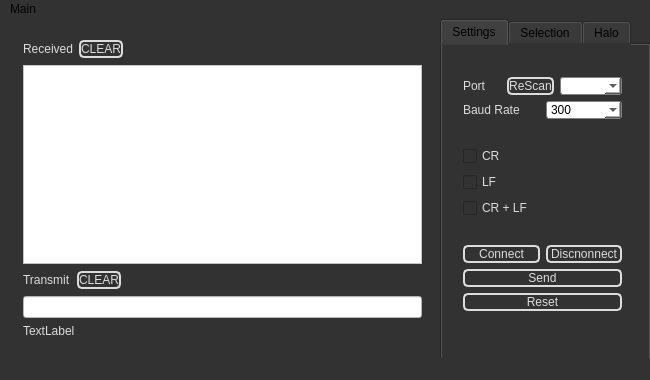
<?xml version="1.0" encoding="UTF-8"?>
<ui version="4.0">
 <class>QtTerm_v2Class</class>
 <widget class="QMainWindow" name="QtTerm_v2Class">
  <property name="windowModality">
   <enum>Qt::NonModal</enum>
  </property>
  <property name="enabled">
   <bool>true</bool>
  </property>
  <property name="geometry">
   <rect>
    <x>0</x>
    <y>0</y>
    <width>650</width>
    <height>380</height>
   </rect>
  </property>
  <property name="sizePolicy">
   <sizepolicy hsizetype="Preferred" vsizetype="Preferred">
    <horstretch>0</horstretch>
    <verstretch>0</verstretch>
   </sizepolicy>
  </property>
  <property name="minimumSize">
   <size>
    <width>650</width>
    <height>380</height>
   </size>
  </property>
  <property name="maximumSize">
   <size>
    <width>650</width>
    <height>380</height>
   </size>
  </property>
  <property name="font">
   <font>
    <weight>50</weight>
    <italic>false</italic>
    <bold>false</bold>
   </font>
  </property>
  <property name="windowTitle">
   <string>QtTerm_v2</string>
  </property>
  <property name="windowOpacity">
   <double>1.000000000000000</double>
  </property>
  <property name="styleSheet">
   <string notr="true">QWidget{
	background: #323232;
}

QPushButton{
	background: transparent;
	color: #dcdcdc;
	border: 2px solid #dcdcdc;
	border-radius: 5px;
}

QPushButton:hover{
	background: rgba(200,200,200,50);
}
QCheckBox{
	color: #dcdcdc;
}
QLabel{
	color: #dcdcdc;
}
QComboBox{

	color: #white;
	background: white;
 	border: 1px solid gray;
    border-radius: 3px;
}
QComboBox QListView
{
    border-style: none;
    background-color: grey
}


QPlainTextEdit{
	background: white;
}
QTextEdit{
	background: white;
}
QLineEdit{
	background: white;
}</string>
  </property>
  <property name="tabShape">
   <enum>QTabWidget::Rounded</enum>
  </property>
  <property name="dockOptions">
   <set>QMainWindow::AllowTabbedDocks|QMainWindow::AnimatedDocks</set>
  </property>
  <widget class="QWidget" name="centralWidget">
   <widget class="QTabWidget" name="tabWidget">
    <property name="enabled">
     <bool>true</bool>
    </property>
    <property name="geometry">
     <rect>
      <x>440</x>
      <y>0</y>
      <width>211</width>
      <height>341</height>
     </rect>
    </property>
    <property name="minimumSize">
     <size>
      <width>16</width>
      <height>16</height>
     </size>
    </property>
    <property name="currentIndex">
     <number>0</number>
    </property>
    <widget class="QWidget" name="tab">
     <attribute name="title">
      <string>Settings</string>
     </attribute>
     <widget class="QWidget" name="layoutWidget_2">
      <property name="geometry">
       <rect>
        <x>10</x>
        <y>0</y>
        <width>181</width>
        <height>301</height>
       </rect>
      </property>
      <layout class="QVBoxLayout" name="verticalLayout_4">
       <item>
        <layout class="QVBoxLayout" name="verticalLayout_3">
         <item>
          <layout class="QHBoxLayout" name="horizontalLayout">
           <item>
            <widget class="QLabel" name="label_3">
             <property name="text">
              <string>Port</string>
             </property>
            </widget>
           </item>
           <item>
            <widget class="QPushButton" name="ReScanButton">
             <property name="text">
              <string>ReScan</string>
             </property>
            </widget>
           </item>
           <item>
            <widget class="QComboBox" name="portName"/>
           </item>
          </layout>
         </item>
         <item>
          <layout class="QHBoxLayout" name="horizontalLayout_3">
           <item>
            <widget class="QLabel" name="label_4">
             <property name="text">
              <string>Baud Rate</string>
             </property>
            </widget>
           </item>
           <item>
            <widget class="QComboBox" name="baudBox">
             <item>
              <property name="text">
               <string>300</string>
              </property>
             </item>
             <item>
              <property name="text">
               <string>600</string>
              </property>
             </item>
             <item>
              <property name="text">
               <string>1200</string>
              </property>
             </item>
             <item>
              <property name="text">
               <string>4800</string>
              </property>
             </item>
             <item>
              <property name="text">
               <string>9600</string>
              </property>
             </item>
             <item>
              <property name="text">
               <string>14400</string>
              </property>
             </item>
             <item>
              <property name="text">
               <string>19200</string>
              </property>
             </item>
             <item>
              <property name="text">
               <string>28800</string>
              </property>
             </item>
             <item>
              <property name="text">
               <string>57600</string>
              </property>
             </item>
             <item>
              <property name="text">
               <string>115200</string>
              </property>
             </item>
            </widget>
           </item>
          </layout>
         </item>
        </layout>
       </item>
       <item>
        <layout class="QVBoxLayout" name="verticalLayout">
         <item>
          <widget class="QCheckBox" name="checkBoxCR">
           <property name="text">
            <string>CR</string>
           </property>
          </widget>
         </item>
         <item>
          <widget class="QCheckBox" name="checkBoxLF">
           <property name="text">
            <string>LF</string>
           </property>
          </widget>
         </item>
         <item>
          <widget class="QCheckBox" name="checkBoxCRLF">
           <property name="text">
            <string>CR + LF</string>
           </property>
          </widget>
         </item>
        </layout>
       </item>
       <item>
        <layout class="QVBoxLayout" name="verticalLayout_2">
         <item>
          <layout class="QHBoxLayout" name="horizontalLayout_2">
           <item>
            <widget class="QPushButton" name="connectButton">
             <property name="text">
              <string>Connect</string>
             </property>
            </widget>
           </item>
           <item>
            <widget class="QPushButton" name="disconnectButton">
             <property name="text">
              <string>Discnonnect</string>
             </property>
            </widget>
           </item>
          </layout>
         </item>
         <item>
          <widget class="QPushButton" name="sendButton">
           <property name="text">
            <string>Send</string>
           </property>
          </widget>
         </item>
         <item>
          <widget class="QPushButton" name="resetButton">
           <property name="text">
            <string>Reset</string>
           </property>
          </widget>
         </item>
        </layout>
       </item>
      </layout>
     </widget>
    </widget>
    <widget class="QWidget" name="tab_2">
     <attribute name="title">
      <string>Selection</string>
     </attribute>
     <widget class="QWidget" name="layoutWidget">
      <property name="geometry">
       <rect>
        <x>10</x>
        <y>10</y>
        <width>181</width>
        <height>296</height>
       </rect>
      </property>
      <layout class="QVBoxLayout" name="verticalLayout_22">
       <item>
        <layout class="QVBoxLayout" name="verticalLayout_10">
         <item>
          <layout class="QHBoxLayout" name="horizontalLayout_9">
           <item>
            <layout class="QVBoxLayout" name="verticalLayout_6">
             <item>
              <widget class="QCheckBox" name="cb_led1">
               <property name="text">
                <string>LED 1</string>
               </property>
              </widget>
             </item>
             <item>
              <widget class="QCheckBox" name="cb_led2">
               <property name="text">
                <string>LED 2</string>
               </property>
              </widget>
             </item>
             <item>
              <widget class="QCheckBox" name="cb_led3">
               <property name="text">
                <string>LED 3</string>
               </property>
              </widget>
             </item>
             <item>
              <widget class="QCheckBox" name="cb_led4">
               <property name="text">
                <string>LED 4</string>
               </property>
              </widget>
             </item>
            </layout>
           </item>
           <item>
            <layout class="QVBoxLayout" name="verticalLayout_7">
             <item>
              <widget class="QSlider" name="sl_led1">
               <property name="maximum">
                <number>4065</number>
               </property>
               <property name="pageStep">
                <number>100</number>
               </property>
               <property name="orientation">
                <enum>Qt::Horizontal</enum>
               </property>
              </widget>
             </item>
             <item>
              <widget class="QSlider" name="sl_led2">
               <property name="maximum">
                <number>4065</number>
               </property>
               <property name="pageStep">
                <number>100</number>
               </property>
               <property name="orientation">
                <enum>Qt::Horizontal</enum>
               </property>
              </widget>
             </item>
             <item>
              <widget class="QSlider" name="sl_led3">
               <property name="maximum">
                <number>4065</number>
               </property>
               <property name="pageStep">
                <number>100</number>
               </property>
               <property name="orientation">
                <enum>Qt::Horizontal</enum>
               </property>
              </widget>
             </item>
             <item>
              <widget class="QSlider" name="sl_led4">
               <property name="maximum">
                <number>4065</number>
               </property>
               <property name="pageStep">
                <number>100</number>
               </property>
               <property name="orientation">
                <enum>Qt::Horizontal</enum>
               </property>
              </widget>
             </item>
            </layout>
           </item>
          </layout>
         </item>
         <item>
          <layout class="QHBoxLayout" name="horizontalLayout_10">
           <item>
            <layout class="QVBoxLayout" name="verticalLayout_8">
             <item>
              <widget class="QCheckBox" name="cb_led5">
               <property name="text">
                <string>LED 5</string>
               </property>
              </widget>
             </item>
             <item>
              <widget class="QCheckBox" name="cb_led6">
               <property name="text">
                <string>LED 6</string>
               </property>
              </widget>
             </item>
             <item>
              <widget class="QCheckBox" name="cb_led7">
               <property name="text">
                <string>LED 7</string>
               </property>
              </widget>
             </item>
             <item>
              <widget class="QCheckBox" name="cb_led8">
               <property name="text">
                <string>LED 8</string>
               </property>
              </widget>
             </item>
            </layout>
           </item>
           <item>
            <layout class="QVBoxLayout" name="verticalLayout_9">
             <item>
              <widget class="QSlider" name="sl_led5">
               <property name="maximum">
                <number>4065</number>
               </property>
               <property name="pageStep">
                <number>100</number>
               </property>
               <property name="orientation">
                <enum>Qt::Horizontal</enum>
               </property>
              </widget>
             </item>
             <item>
              <widget class="QSlider" name="sl_led6">
               <property name="maximum">
                <number>4065</number>
               </property>
               <property name="pageStep">
                <number>100</number>
               </property>
               <property name="orientation">
                <enum>Qt::Horizontal</enum>
               </property>
              </widget>
             </item>
             <item>
              <widget class="QSlider" name="sl_led7">
               <property name="maximum">
                <number>4065</number>
               </property>
               <property name="pageStep">
                <number>100</number>
               </property>
               <property name="orientation">
                <enum>Qt::Horizontal</enum>
               </property>
              </widget>
             </item>
             <item>
              <widget class="QSlider" name="sl_led8">
               <property name="maximum">
                <number>4065</number>
               </property>
               <property name="pageStep">
                <number>100</number>
               </property>
               <property name="orientation">
                <enum>Qt::Horizontal</enum>
               </property>
              </widget>
             </item>
            </layout>
           </item>
          </layout>
         </item>
        </layout>
       </item>
       <item>
        <layout class="QVBoxLayout" name="verticalLayout_11">
         <item>
          <widget class="QLabel" name="label_8">
           <property name="text">
            <string>Polarisation</string>
           </property>
          </widget>
         </item>
         <item>
          <widget class="QSlider" name="poly_all">
           <property name="maximum">
            <number>255</number>
           </property>
           <property name="singleStep">
            <number>5</number>
           </property>
           <property name="pageStep">
            <number>20</number>
           </property>
           <property name="orientation">
            <enum>Qt::Horizontal</enum>
           </property>
          </widget>
         </item>
         <item>
          <widget class="QLabel" name="label_9">
           <property name="text">
            <string>without Polarisation</string>
           </property>
          </widget>
         </item>
         <item>
          <widget class="QSlider" name="nonpoly_all">
           <property name="maximum">
            <number>255</number>
           </property>
           <property name="singleStep">
            <number>5</number>
           </property>
           <property name="pageStep">
            <number>20</number>
           </property>
           <property name="orientation">
            <enum>Qt::Horizontal</enum>
           </property>
          </widget>
         </item>
        </layout>
       </item>
      </layout>
     </widget>
    </widget>
    <widget class="QWidget" name="tab_3">
     <attribute name="title">
      <string>Halo</string>
     </attribute>
     <widget class="QLabel" name="pic_Ringlicht">
      <property name="geometry">
       <rect>
        <x>0</x>
        <y>60</y>
        <width>211</width>
        <height>201</height>
       </rect>
      </property>
      <property name="inputMethodHints">
       <set>Qt::ImhNone</set>
      </property>
      <property name="frameShadow">
       <enum>QFrame::Plain</enum>
      </property>
      <property name="text">
       <string/>
      </property>
      <property name="pixmap">
       <pixmap>../ring.png</pixmap>
      </property>
      <property name="scaledContents">
       <bool>true</bool>
      </property>
     </widget>
     <widget class="QPushButton" name="but_LED_1">
      <property name="enabled">
       <bool>true</bool>
      </property>
      <property name="geometry">
       <rect>
        <x>120</x>
        <y>60</y>
        <width>16</width>
        <height>16</height>
       </rect>
      </property>
      <property name="sizePolicy">
       <sizepolicy hsizetype="Fixed" vsizetype="Fixed">
        <horstretch>0</horstretch>
        <verstretch>0</verstretch>
       </sizepolicy>
      </property>
      <property name="minimumSize">
       <size>
        <width>16</width>
        <height>16</height>
       </size>
      </property>
      <property name="maximumSize">
       <size>
        <width>16</width>
        <height>16</height>
       </size>
      </property>
      <property name="text">
       <string/>
      </property>
      <property name="icon">
       <iconset>
        <normaloff>../off.png</normaloff>
        <normalon>../on.png</normalon>../off.png</iconset>
      </property>
      <property name="checkable">
       <bool>true</bool>
      </property>
      <property name="autoRepeat">
       <bool>false</bool>
      </property>
      <property name="autoExclusive">
       <bool>false</bool>
      </property>
     </widget>
     <widget class="QPushButton" name="but_LED_2">
      <property name="enabled">
       <bool>true</bool>
      </property>
      <property name="geometry">
       <rect>
        <x>180</x>
        <y>90</y>
        <width>16</width>
        <height>16</height>
       </rect>
      </property>
      <property name="sizePolicy">
       <sizepolicy hsizetype="Fixed" vsizetype="Fixed">
        <horstretch>0</horstretch>
        <verstretch>0</verstretch>
       </sizepolicy>
      </property>
      <property name="minimumSize">
       <size>
        <width>16</width>
        <height>16</height>
       </size>
      </property>
      <property name="maximumSize">
       <size>
        <width>16</width>
        <height>16</height>
       </size>
      </property>
      <property name="text">
       <string/>
      </property>
      <property name="icon">
       <iconset>
        <normaloff>../off.png</normaloff>
        <normalon>../on.png</normalon>../off.png</iconset>
      </property>
      <property name="checkable">
       <bool>true</bool>
      </property>
     </widget>
     <widget class="QPushButton" name="but_LED_3">
      <property name="geometry">
       <rect>
        <x>190</x>
        <y>170</y>
        <width>16</width>
        <height>16</height>
       </rect>
      </property>
      <property name="sizePolicy">
       <sizepolicy hsizetype="Fixed" vsizetype="Fixed">
        <horstretch>0</horstretch>
        <verstretch>0</verstretch>
       </sizepolicy>
      </property>
      <property name="minimumSize">
       <size>
        <width>16</width>
        <height>16</height>
       </size>
      </property>
      <property name="maximumSize">
       <size>
        <width>16</width>
        <height>16</height>
       </size>
      </property>
      <property name="text">
       <string/>
      </property>
      <property name="icon">
       <iconset>
        <normaloff>../off.png</normaloff>
        <normalon>../on.png</normalon>../off.png</iconset>
      </property>
      <property name="checkable">
       <bool>true</bool>
      </property>
     </widget>
     <widget class="QPushButton" name="but_LED_4">
      <property name="geometry">
       <rect>
        <x>170</x>
        <y>230</y>
        <width>16</width>
        <height>16</height>
       </rect>
      </property>
      <property name="sizePolicy">
       <sizepolicy hsizetype="Fixed" vsizetype="Fixed">
        <horstretch>0</horstretch>
        <verstretch>0</verstretch>
       </sizepolicy>
      </property>
      <property name="minimumSize">
       <size>
        <width>16</width>
        <height>16</height>
       </size>
      </property>
      <property name="maximumSize">
       <size>
        <width>16</width>
        <height>16</height>
       </size>
      </property>
      <property name="text">
       <string/>
      </property>
      <property name="icon">
       <iconset>
        <normaloff>../off.png</normaloff>
        <normalon>../on.png</normalon>../off.png</iconset>
      </property>
      <property name="checkable">
       <bool>true</bool>
      </property>
     </widget>
     <widget class="QPushButton" name="but_LED_5">
      <property name="geometry">
       <rect>
        <x>80</x>
        <y>250</y>
        <width>16</width>
        <height>16</height>
       </rect>
      </property>
      <property name="sizePolicy">
       <sizepolicy hsizetype="Fixed" vsizetype="Fixed">
        <horstretch>0</horstretch>
        <verstretch>0</verstretch>
       </sizepolicy>
      </property>
      <property name="minimumSize">
       <size>
        <width>16</width>
        <height>16</height>
       </size>
      </property>
      <property name="maximumSize">
       <size>
        <width>16</width>
        <height>16</height>
       </size>
      </property>
      <property name="text">
       <string/>
      </property>
      <property name="icon">
       <iconset>
        <normaloff>../off.png</normaloff>
        <normalon>../on.png</normalon>../off.png</iconset>
      </property>
      <property name="checkable">
       <bool>true</bool>
      </property>
     </widget>
     <widget class="QPushButton" name="but_LED_6">
      <property name="geometry">
       <rect>
        <x>10</x>
        <y>210</y>
        <width>16</width>
        <height>16</height>
       </rect>
      </property>
      <property name="sizePolicy">
       <sizepolicy hsizetype="Fixed" vsizetype="Fixed">
        <horstretch>0</horstretch>
        <verstretch>0</verstretch>
       </sizepolicy>
      </property>
      <property name="minimumSize">
       <size>
        <width>16</width>
        <height>16</height>
       </size>
      </property>
      <property name="maximumSize">
       <size>
        <width>16</width>
        <height>16</height>
       </size>
      </property>
      <property name="text">
       <string/>
      </property>
      <property name="icon">
       <iconset>
        <normaloff>../off.png</normaloff>
        <normalon>../on.png</normalon>../off.png</iconset>
      </property>
      <property name="checkable">
       <bool>true</bool>
      </property>
     </widget>
     <widget class="QPushButton" name="but_LED_7">
      <property name="geometry">
       <rect>
        <x>0</x>
        <y>130</y>
        <width>16</width>
        <height>16</height>
       </rect>
      </property>
      <property name="sizePolicy">
       <sizepolicy hsizetype="Fixed" vsizetype="Fixed">
        <horstretch>0</horstretch>
        <verstretch>0</verstretch>
       </sizepolicy>
      </property>
      <property name="minimumSize">
       <size>
        <width>16</width>
        <height>16</height>
       </size>
      </property>
      <property name="maximumSize">
       <size>
        <width>16</width>
        <height>16</height>
       </size>
      </property>
      <property name="text">
       <string/>
      </property>
      <property name="icon">
       <iconset>
        <normaloff>../off.png</normaloff>
        <normalon>../on.png</normalon>../off.png</iconset>
      </property>
      <property name="checkable">
       <bool>true</bool>
      </property>
     </widget>
     <widget class="QPushButton" name="but_LED_8">
      <property name="geometry">
       <rect>
        <x>40</x>
        <y>70</y>
        <width>16</width>
        <height>16</height>
       </rect>
      </property>
      <property name="sizePolicy">
       <sizepolicy hsizetype="Fixed" vsizetype="Fixed">
        <horstretch>0</horstretch>
        <verstretch>0</verstretch>
       </sizepolicy>
      </property>
      <property name="minimumSize">
       <size>
        <width>16</width>
        <height>16</height>
       </size>
      </property>
      <property name="maximumSize">
       <size>
        <width>16</width>
        <height>16</height>
       </size>
      </property>
      <property name="text">
       <string/>
      </property>
      <property name="icon">
       <iconset>
        <normaloff>../off.png</normaloff>
        <normalon>../on.png</normalon>../off.png</iconset>
      </property>
      <property name="checkable">
       <bool>true</bool>
      </property>
     </widget>
     <widget class="QLineEdit" name="line_LED_1">
      <property name="geometry">
       <rect>
        <x>120</x>
        <y>80</y>
        <width>31</width>
        <height>16</height>
       </rect>
      </property>
     </widget>
     <widget class="QLineEdit" name="line_LED_2">
      <property name="geometry">
       <rect>
        <x>170</x>
        <y>110</y>
        <width>31</width>
        <height>16</height>
       </rect>
      </property>
     </widget>
     <widget class="QLineEdit" name="line_LED_3">
      <property name="geometry">
       <rect>
        <x>170</x>
        <y>190</y>
        <width>31</width>
        <height>16</height>
       </rect>
      </property>
     </widget>
     <widget class="QLineEdit" name="line_LED_4">
      <property name="geometry">
       <rect>
        <x>160</x>
        <y>250</y>
        <width>31</width>
        <height>16</height>
       </rect>
      </property>
     </widget>
     <widget class="QLineEdit" name="line_LED_5">
      <property name="geometry">
       <rect>
        <x>80</x>
        <y>270</y>
        <width>31</width>
        <height>16</height>
       </rect>
      </property>
     </widget>
     <widget class="QLineEdit" name="line_LED_6">
      <property name="geometry">
       <rect>
        <x>10</x>
        <y>230</y>
        <width>31</width>
        <height>16</height>
       </rect>
      </property>
     </widget>
     <widget class="QLineEdit" name="line_LED_7">
      <property name="geometry">
       <rect>
        <x>0</x>
        <y>150</y>
        <width>31</width>
        <height>16</height>
       </rect>
      </property>
     </widget>
     <widget class="QLineEdit" name="line_LED_8">
      <property name="geometry">
       <rect>
        <x>40</x>
        <y>90</y>
        <width>31</width>
        <height>16</height>
       </rect>
      </property>
     </widget>
    </widget>
   </widget>
   <widget class="QWidget" name="layoutWidget">
    <property name="geometry">
     <rect>
      <x>12</x>
      <y>9</y>
      <width>421</width>
      <height>321</height>
     </rect>
    </property>
    <layout class="QVBoxLayout" name="verticalLayout_5">
     <item>
      <layout class="QHBoxLayout" name="horizontalLayout_4">
       <item>
        <widget class="QLabel" name="label">
         <property name="text">
          <string>Received</string>
         </property>
        </widget>
       </item>
       <item>
        <widget class="QPushButton" name="clearOutputButton">
         <property name="text">
          <string>CLEAR</string>
         </property>
        </widget>
       </item>
       <item>
        <spacer name="horizontalSpacer">
         <property name="orientation">
          <enum>Qt::Horizontal</enum>
         </property>
         <property name="sizeHint" stdset="0">
          <size>
           <width>298</width>
           <height>20</height>
          </size>
         </property>
        </spacer>
       </item>
      </layout>
     </item>
     <item>
      <widget class="QPlainTextEdit" name="outputBox">
       <property name="readOnly">
        <bool>true</bool>
       </property>
      </widget>
     </item>
     <item>
      <layout class="QHBoxLayout" name="horizontalLayout_5">
       <item>
        <widget class="QLabel" name="label_2">
         <property name="text">
          <string>Transmit</string>
         </property>
        </widget>
       </item>
       <item>
        <widget class="QPushButton" name="clearInputButton">
         <property name="text">
          <string>CLEAR</string>
         </property>
        </widget>
       </item>
       <item>
        <spacer name="horizontalSpacer_2">
         <property name="orientation">
          <enum>Qt::Horizontal</enum>
         </property>
         <property name="sizeHint" stdset="0">
          <size>
           <width>298</width>
           <height>20</height>
          </size>
         </property>
        </spacer>
       </item>
      </layout>
     </item>
     <item>
      <widget class="QLineEdit" name="inputBox"/>
     </item>
     <item>
      <widget class="QLabel" name="statusLabel">
       <property name="text">
        <string>TextLabel</string>
       </property>
      </widget>
     </item>
    </layout>
   </widget>
  </widget>
  <widget class="QMenuBar" name="menuBar">
   <property name="geometry">
    <rect>
     <x>0</x>
     <y>0</y>
     <width>650</width>
     <height>21</height>
    </rect>
   </property>
   <widget class="QMenu" name="menuMain">
    <property name="title">
     <string>Main</string>
    </property>
    <addaction name="actionQuit"/>
   </widget>
   <addaction name="menuMain"/>
  </widget>
  <widget class="QStatusBar" name="statusBar"/>
  <action name="actionQuit">
   <property name="text">
    <string>Quit</string>
   </property>
  </action>
 </widget>
 <layoutdefault spacing="6" margin="11"/>
 <tabstops>
  <tabstop>line_LED_1</tabstop>
  <tabstop>line_LED_2</tabstop>
  <tabstop>line_LED_3</tabstop>
  <tabstop>line_LED_4</tabstop>
  <tabstop>line_LED_5</tabstop>
  <tabstop>line_LED_6</tabstop>
  <tabstop>line_LED_7</tabstop>
  <tabstop>line_LED_8</tabstop>
  <tabstop>disconnectButton</tabstop>
  <tabstop>sendButton</tabstop>
  <tabstop>resetButton</tabstop>
  <tabstop>cb_led1</tabstop>
  <tabstop>cb_led2</tabstop>
  <tabstop>cb_led3</tabstop>
  <tabstop>cb_led4</tabstop>
  <tabstop>sl_led1</tabstop>
  <tabstop>sl_led2</tabstop>
  <tabstop>sl_led3</tabstop>
  <tabstop>sl_led4</tabstop>
  <tabstop>cb_led5</tabstop>
  <tabstop>cb_led6</tabstop>
  <tabstop>cb_led7</tabstop>
  <tabstop>cb_led8</tabstop>
  <tabstop>sl_led5</tabstop>
  <tabstop>sl_led6</tabstop>
  <tabstop>sl_led7</tabstop>
  <tabstop>sl_led8</tabstop>
  <tabstop>poly_all</tabstop>
  <tabstop>nonpoly_all</tabstop>
  <tabstop>clearOutputButton</tabstop>
  <tabstop>outputBox</tabstop>
  <tabstop>clearInputButton</tabstop>
  <tabstop>inputBox</tabstop>
  <tabstop>but_LED_1</tabstop>
  <tabstop>but_LED_2</tabstop>
  <tabstop>but_LED_3</tabstop>
  <tabstop>but_LED_4</tabstop>
  <tabstop>but_LED_5</tabstop>
  <tabstop>but_LED_6</tabstop>
  <tabstop>but_LED_7</tabstop>
  <tabstop>but_LED_8</tabstop>
  <tabstop>tabWidget</tabstop>
  <tabstop>ReScanButton</tabstop>
  <tabstop>portName</tabstop>
  <tabstop>baudBox</tabstop>
  <tabstop>checkBoxCR</tabstop>
  <tabstop>checkBoxLF</tabstop>
  <tabstop>checkBoxCRLF</tabstop>
  <tabstop>connectButton</tabstop>
 </tabstops>
 <resources>
  <include location="qtterm_v2.qrc"/>
 </resources>
 <connections>
  <connection>
   <sender>clearInputButton</sender>
   <signal>clicked(bool)</signal>
   <receiver>inputBox</receiver>
   <slot>clear()</slot>
   <hints>
    <hint type="sourcelabel">
     <x>95</x>
     <y>301</y>
    </hint>
    <hint type="destinationlabel">
     <x>88</x>
     <y>330</y>
    </hint>
   </hints>
  </connection>
  <connection>
   <sender>clearOutputButton</sender>
   <signal>clicked(bool)</signal>
   <receiver>outputBox</receiver>
   <slot>clear()</slot>
   <hints>
    <hint type="sourcelabel">
     <x>99</x>
     <y>49</y>
    </hint>
    <hint type="destinationlabel">
     <x>88</x>
     <y>119</y>
    </hint>
   </hints>
  </connection>
  <connection>
   <sender>inputBox</sender>
   <signal>returnPressed()</signal>
   <receiver>sendButton</receiver>
   <slot>animateClick()</slot>
   <hints>
    <hint type="sourcelabel">
     <x>203</x>
     <y>330</y>
    </hint>
    <hint type="destinationlabel">
     <x>454</x>
     <y>318</y>
    </hint>
   </hints>
  </connection>
  <connection>
   <sender>checkBoxCR</sender>
   <signal>clicked(bool)</signal>
   <receiver>checkBoxLF</receiver>
   <slot>setDisabled(bool)</slot>
   <hints>
    <hint type="sourcelabel">
     <x>454</x>
     <y>170</y>
    </hint>
    <hint type="destinationlabel">
     <x>454</x>
     <y>200</y>
    </hint>
   </hints>
  </connection>
  <connection>
   <sender>checkBoxCR</sender>
   <signal>clicked(bool)</signal>
   <receiver>checkBoxCRLF</receiver>
   <slot>setDisabled(bool)</slot>
   <hints>
    <hint type="sourcelabel">
     <x>454</x>
     <y>170</y>
    </hint>
    <hint type="destinationlabel">
     <x>454</x>
     <y>230</y>
    </hint>
   </hints>
  </connection>
  <connection>
   <sender>checkBoxLF</sender>
   <signal>clicked(bool)</signal>
   <receiver>checkBoxCR</receiver>
   <slot>setDisabled(bool)</slot>
   <hints>
    <hint type="sourcelabel">
     <x>454</x>
     <y>200</y>
    </hint>
    <hint type="destinationlabel">
     <x>454</x>
     <y>170</y>
    </hint>
   </hints>
  </connection>
  <connection>
   <sender>checkBoxLF</sender>
   <signal>clicked(bool)</signal>
   <receiver>checkBoxCRLF</receiver>
   <slot>setDisabled(bool)</slot>
   <hints>
    <hint type="sourcelabel">
     <x>454</x>
     <y>200</y>
    </hint>
    <hint type="destinationlabel">
     <x>454</x>
     <y>230</y>
    </hint>
   </hints>
  </connection>
  <connection>
   <sender>checkBoxCRLF</sender>
   <signal>clicked(bool)</signal>
   <receiver>checkBoxLF</receiver>
   <slot>setDisabled(bool)</slot>
   <hints>
    <hint type="sourcelabel">
     <x>454</x>
     <y>230</y>
    </hint>
    <hint type="destinationlabel">
     <x>454</x>
     <y>200</y>
    </hint>
   </hints>
  </connection>
  <connection>
   <sender>checkBoxCRLF</sender>
   <signal>clicked(bool)</signal>
   <receiver>checkBoxCR</receiver>
   <slot>setDisabled(bool)</slot>
   <hints>
    <hint type="sourcelabel">
     <x>454</x>
     <y>230</y>
    </hint>
    <hint type="destinationlabel">
     <x>454</x>
     <y>170</y>
    </hint>
   </hints>
  </connection>
 </connections>
</ui>
